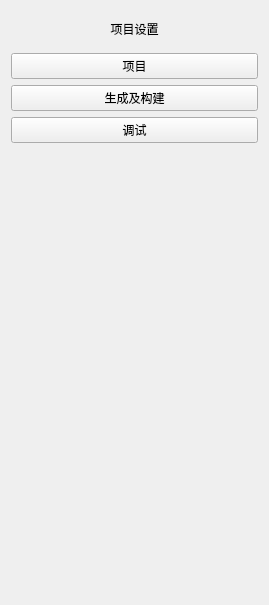
<?xml version="1.0" encoding="UTF-8"?>
<ui version="4.0">
 <class>ProjectConfigSideMenu</class>
 <widget class="QWidget" name="ProjectConfigSideMenu">
  <property name="geometry">
   <rect>
    <x>0</x>
    <y>0</y>
    <width>269</width>
    <height>605</height>
   </rect>
  </property>
  <property name="windowTitle">
   <string>Form</string>
  </property>
  <layout class="QVBoxLayout" name="verticalLayout_2">
   <item>
    <widget class="QWidget" name="widget" native="true">
     <property name="sizePolicy">
      <sizepolicy hsizetype="Preferred" vsizetype="Fixed">
       <horstretch>0</horstretch>
       <verstretch>0</verstretch>
      </sizepolicy>
     </property>
     <layout class="QVBoxLayout" name="verticalLayout">
      <item>
       <widget class="QLabel" name="label">
        <property name="sizePolicy">
         <sizepolicy hsizetype="Expanding" vsizetype="Expanding">
          <horstretch>0</horstretch>
          <verstretch>0</verstretch>
         </sizepolicy>
        </property>
        <property name="text">
         <string>项目设置</string>
        </property>
        <property name="alignment">
         <set>Qt::AlignCenter</set>
        </property>
       </widget>
      </item>
     </layout>
    </widget>
   </item>
   <item>
    <widget class="QPushButton" name="projectConfigButton">
     <property name="sizePolicy">
      <sizepolicy hsizetype="Expanding" vsizetype="Fixed">
       <horstretch>0</horstretch>
       <verstretch>0</verstretch>
      </sizepolicy>
     </property>
     <property name="text">
      <string>项目</string>
     </property>
    </widget>
   </item>
   <item>
    <widget class="QPushButton" name="genBuildConfigButton">
     <property name="sizePolicy">
      <sizepolicy hsizetype="Expanding" vsizetype="Fixed">
       <horstretch>0</horstretch>
       <verstretch>0</verstretch>
      </sizepolicy>
     </property>
     <property name="text">
      <string>生成及构建</string>
     </property>
    </widget>
   </item>
   <item>
    <widget class="QPushButton" name="debugConfigButton">
     <property name="sizePolicy">
      <sizepolicy hsizetype="Expanding" vsizetype="Fixed">
       <horstretch>0</horstretch>
       <verstretch>0</verstretch>
      </sizepolicy>
     </property>
     <property name="text">
      <string>调试</string>
     </property>
    </widget>
   </item>
   <item>
    <spacer name="verticalSpacer">
     <property name="orientation">
      <enum>Qt::Vertical</enum>
     </property>
     <property name="sizeHint" stdset="0">
      <size>
       <width>20</width>
       <height>427</height>
      </size>
     </property>
    </spacer>
   </item>
  </layout>
 </widget>
 <resources/>
 <connections/>
</ui>
